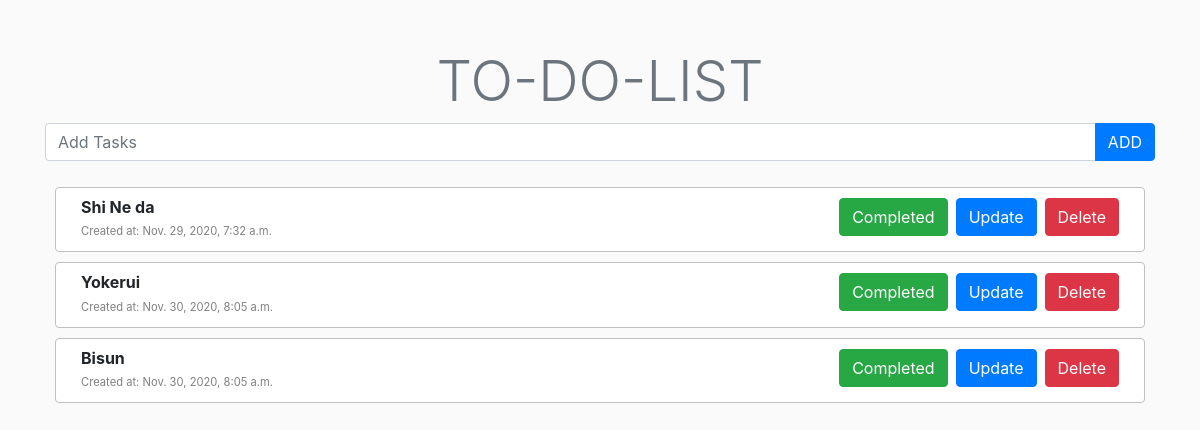
Page /todo/ on the earlier database version.
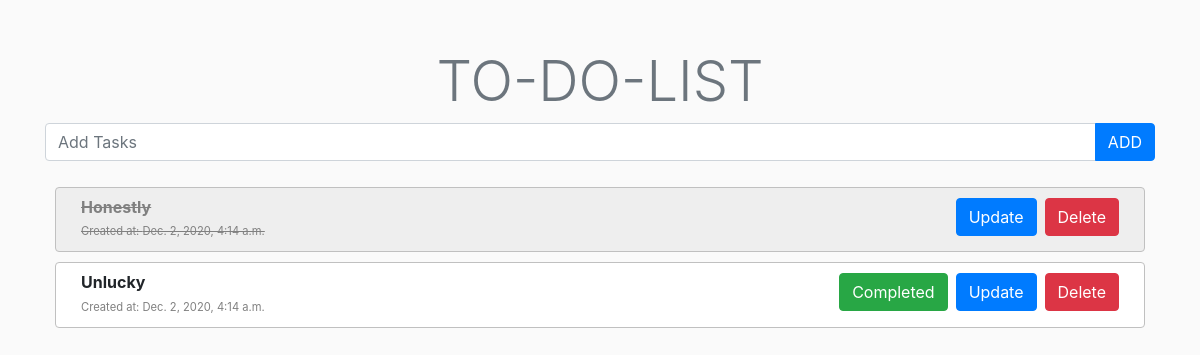
Same page on the later database version.
### todo/models.py (models this page shows)
class Todo(models.Model):
    task = models.CharField(max_length=200)
    completed = models.BooleanField(default=False)
    created_at = models.DateTimeField(auto_now_add=True)

### todo/views.py (the view)
# urls.py: path('', views.view_todo, name="index"),
def view_todo(request,):
    form_add = TaskForm()
    if request.method == 'POST':
        form_add = TaskForm(request.POST)
        if form_add.is_valid():
            form_add.save()
            return redirect('index')
    todos = Todo.objects.all()
    context = {'todos': todos, 'form_add': form_add}
    return render(request, 'todo/index.html', context)

### todo/forms.py
class TaskForm(forms.ModelForm):
    class Meta:
        model = Todo
        fields = '__all__'
        widgets = {
            'task': forms.TextInput(attrs={'class': 'form-control',
                                           'placeholder': 'Add Tasks'
                                           }),
            'completed': forms.CheckboxInput(attrs={'class': 'form-control'}),
        }

### templates/todo/index.html (shortened to what this page needs)
{% extends 'todo/base.html' %}
{% load static %}
{% load crispy_forms_tags %}
{% block body %}
    <form action="" method="post">
        <div class="row justify-content-md-center ml-0  mr-0">
            <div class="input-group mb-3">
                {{ form_add.task }}
                <div class="input-group-append">
                    <input type="submit" value="ADD" class="btn btn-primary" id="index-button">
                </div>
            </div>
        </div>
    </form>
    <form action="" method="post">
        {% for todo in todos %}
            {% if not todo.completed %}
                <div class="row justify-content-md-center" id="task-border">
            {% else %}
                <div class="row justify-content-md-center" id="task-border"
                     style="background-color: #eeeeee !important;">
            {% endif %}
        <div class="col-lg-6 justify-content-start">
            {% if not todo.completed %}
                <p class="h6 font-weight-bold mb-0">{{ todo.task }}</p>
                <small id="created-text">Created at: {{ todo.created_at }}</small>
            {% else %}
                <p class="h6 font-weight-bold mb-0"
                   style="text-decoration: line-through; color: gray">{{ todo.task }}</p>
                <small id="created-text" style="text-decoration: line-through; color: gray">Created
                    at: {{ todo.created_at }}</small>
            {% endif %}
        </div>
        <div class="col-lg-6 d-flex" id="function_buttons">
            {% if not todo.completed %}
                <input type="submit" class="btn btn-success mr-1" value="Completed">
            {% else %}
                <button type="button" class="btn btn-success mr-1 invisible disabled">Completed</button>
            {% endif %}
            <a href="{% url 'update' todo.id %}" type="button" class="btn btn-primary ml-1 mr-1">Update</a>
            <a href="{% url 'delete' todo.id %}" type="button" class="btn btn-danger ml-1">Delete</a>
        </div>
        </div>
        {% endfor %}
    </form>
{% endblock %}

### templates/todo/base.html (shortened to what this page needs)
{% load static %}
<!DOCTYPE html>
<html lang="en">
<head>
    <link rel="stylesheet" href="https://cdn.jsdelivr.net/npm/bootstrap@4.5.3/dist/css/bootstrap.min.css"
>
    <link rel="stylesheet" href="https://cdnjs.cloudflare.com/ajax/libs/font-awesome/5.15.1/css/all.min.css"
/>
    <link rel="stylesheet" href="{% static 'css/todo.css' %}">
</head>
<body>
<div class="container mt-5">
    <h1 class=" display-4 text-secondary text-center" id="title-text">TO-DO-LIST</h1>
    {% block body %}
    {% endblock %}
</div>
</body>
</html>

### static/css/todo.css (style rules this page uses)
body { background-color: #fafafa; }
#task-border { border: 1px solid silver !important; border-radius: 0.25rem; background-color: white; margin: 10px 10px 10px 10px; padding: 10px 10px 10px 10px; }
#created-text { font-size: 0.7rem; color: gray; }
@media (min-width: 769px) { #function_buttons { justify-content: end !important; align-items: baseline !important; } }

Differences in the rows shown:
removed Todo: task "Shi Ne da", created_at "Nov. 29, 2020, 7:32 a.m."
removed Todo: task "Yokerui", created_at "Nov. 30, 2020, 8:05 a.m."
removed Todo: task "Bisun", created_at "Nov. 30, 2020, 8:05 a.m."
added Todo: task "Honestly", created_at "Dec. 2, 2020, 4:14 a.m."
added Todo: task "Unlucky", created_at "Dec. 2, 2020, 4:14 a.m."
